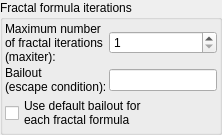
    <widget class="QGroupBox" name="groupBox">
     <property name="title">
      <string>Fractal formula iterations</string>
     </property>
     <layout class="QVBoxLayout" name="verticalLayout_114">
      <property name="spacing">
       <number>2</number>
      </property>
      <property name="leftMargin">
       <number>2</number>
      </property>
      <property name="topMargin">
       <number>2</number>
      </property>
      <property name="rightMargin">
       <number>2</number>
      </property>
      <property name="bottomMargin">
       <number>2</number>
      </property>
      <item>
       <layout class="QGridLayout" name="gridLayout_69" columnstretch="0,0">
        <property name="topMargin">
         <number>0</number>
        </property>
        <property name="spacing">
         <number>2</number>
        </property>
        <item row="0" column="0">
         <widget class="QLabel" name="label_284">
          <property name="text">
           <string>Maximum number
of fractal iterations
(maxiter):</string>
          </property>
         </widget>
        </item>
        <item row="1" column="1">
         <widget class="MyLineEdit" name="logedit_bailout">
          <property name="toolTip">
           <string>&lt;html&gt;&lt;head/&gt;&lt;body&gt;&lt;p&gt;The vector values are checked during each iteration of fractal formula to see if they have reached a critical 'escape' condition or 'bailout'. If that condition is reached, the calculation is stopped. Condition is: if length of vector is greater than bailout, then break iteration loop.&lt;/p&gt;&lt;p&gt;In some cases higher value can increase image quality, but it will increase rendering time.&lt;/p&gt;&lt;p&gt;&lt;br/&gt;&lt;/p&gt;&lt;/body&gt;&lt;/html&gt;</string>
          </property>
         </widget>
        </item>
        <item row="2" column="0" colspan="2">
         <widget class="MyCheckBox" name="checkBox_use_default_bailout">
          <property name="sizePolicy">
           <sizepolicy hsizetype="Minimum" vsizetype="Maximum">
            <horstretch>0</horstretch>
            <verstretch>0</verstretch>
           </sizepolicy>
          </property>
          <property name="toolTip">
           <string>&lt;html&gt;&lt;head/&gt;&lt;body&gt;&lt;p&gt;Enables using default (recommended) bailout value. Each fractal formula has different optimal bailout value.&lt;/p&gt;&lt;/body&gt;&lt;/html&gt;</string>
          </property>
          <property name="text">
           <string>Use default bailout for
each fractal formula</string>
          </property>
         </widget>
        </item>
        <item row="0" column="1">
         <widget class="MySpinBox" name="spinboxInt_N">
          <property name="sizePolicy">
           <sizepolicy hsizetype="Minimum" vsizetype="Maximum">
            <horstretch>0</horstretch>
            <verstretch>0</verstretch>
           </sizepolicy>
          </property>
          <property name="toolTip">
           <string>&lt;html&gt;&lt;head/&gt;&lt;body&gt;&lt;p&gt;The higher the maximum number of iterations (&amp;quot;maxiter&amp;quot;) is, the more detail and subtlety emerge in the final image, but also the longer time it will take to calculate the fractal image. &lt;/p&gt;&lt;p&gt;In normal operation this should be set as high as possible because &amp;quot;Distance estimation&amp;quot; algorithm limits number of iteration (almost no influence on rendering speed)&lt;/p&gt;&lt;p&gt;When &lt;span style=&quot; font-style:italic;&quot;&gt;Stop at maximum iteration&lt;/span&gt; is selected, then this parameter controls detail level.&lt;br/&gt;&lt;/p&gt;&lt;table border=&quot;0&quot; style=&quot; margin-top:0px; margin-bottom:0px; margin-left:0px; margin-right:0px;&quot; cellspacing=&quot;2&quot; cellpadding=&quot;0&quot;&gt;&lt;tr&gt;&lt;td&gt;&lt;p&gt;maxiter = 10&lt;/p&gt;&lt;/td&gt;&lt;td&gt;&lt;p&gt;maxiter = 15&lt;/p&gt;&lt;/td&gt;&lt;/tr&gt;&lt;tr&gt;&lt;td&gt;&lt;p&gt;&lt;img src=&quot;:/tooltips/tooltips_images/image - maxiter - 10.jpg&quot;/&gt;&lt;/p&gt;&lt;/td&gt;&lt;td&gt;&lt;p&gt;&lt;img src=&quot;:/tooltips/tooltips_images/image - maxiter - 15.jpg&quot;/&gt;&lt;/p&gt;&lt;/td&gt;&lt;/tr&gt;&lt;/table&gt;&lt;/body&gt;&lt;/html&gt;</string>
          </property>
          <property name="minimum">
           <number>1</number>
          </property>
          <property name="maximum">
           <number>9999</number>
          </property>
         </widget>
        </item>
        <item row="1" column="0">
         <widget class="QLabel" name="label_222">
          <property name="text">
           <string>Bailout
(escape condition):</string>
          </property>
         </widget>
        </item>
       </layout>
      </item>
     </layout>
    </widget>
